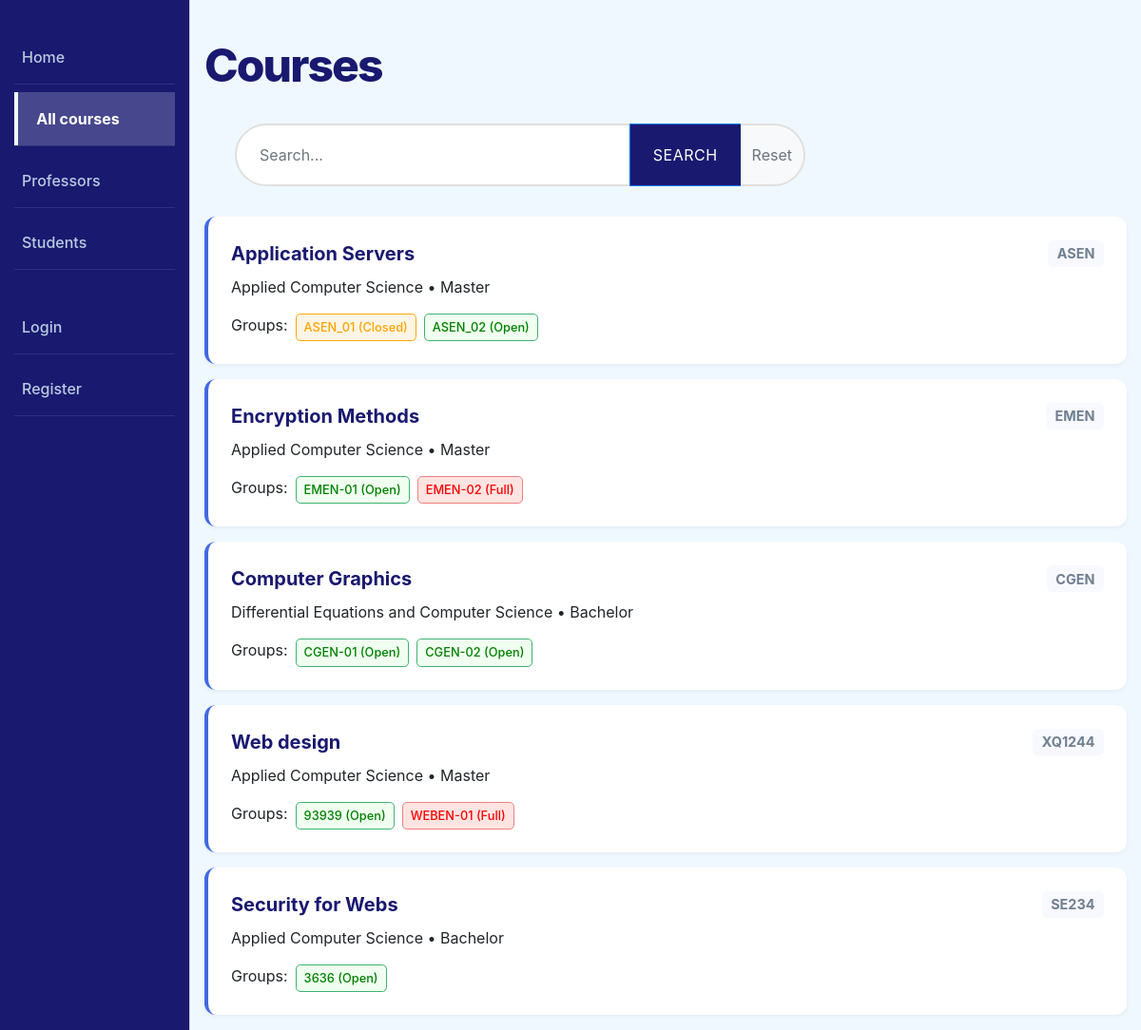
Before: /catalog/courses/ with the older database file.
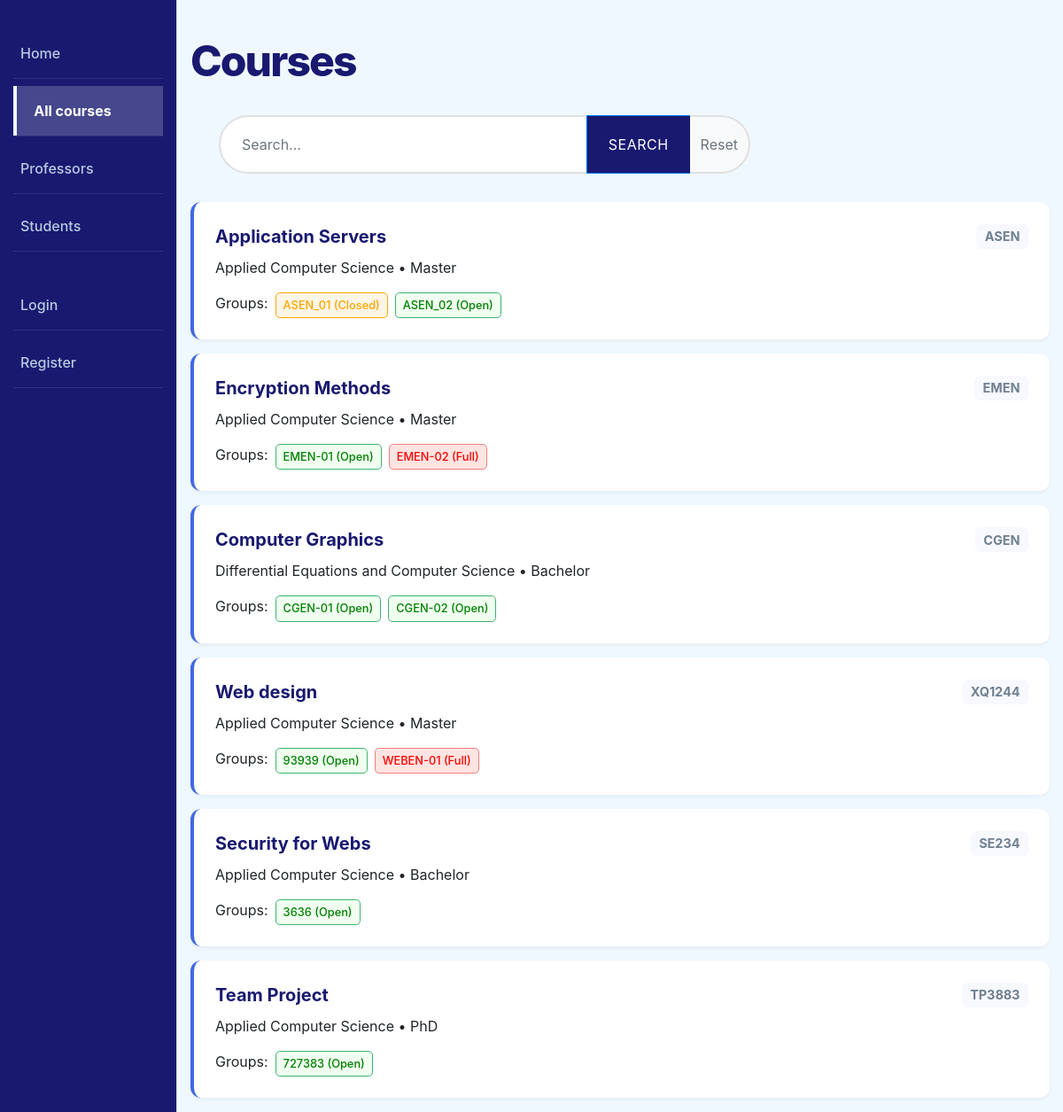
After: the same page with the newer database file.
### catalog/models.py (models this page shows, shortened)
class Course(models.Model):
  course_code = models.CharField(verbose_name='Course Code', max_length=200, help_text='Enter the course code')
  title = models.CharField(verbose_name='Course Title', max_length=200, help_text='Enter the course title')
  description = models.TextField(verbose_name='Course Description', help_text='Enter the course description', blank=True)
  academic_level = models.ForeignKey('Level', on_delete=models.SET_NULL, null=True)
  department = models.ForeignKey('Department', on_delete=models.SET_NULL, null=True)
  topic = models.CharField(verbose_name='Course Topic', max_length=255, help_text='Enter the course topic', blank=True)
  visit_count = models.PositiveIntegerField(default=0)
  def get_absolute_url(self):
    return reverse('course-detail', args=[str(self.id)])

class Department(models.Model):
  name = models.CharField(verbose_name='Department Name', max_length=200, help_text='Enter the department name')
  building_location = models.CharField(verbose_name='Building Location', max_length=200, help_text='Enter the building location', blank=True)
  head_of_department = models.CharField(verbose_name='Head of Department', max_length=200, help_text='Enter the head of department')
  def __str__(self):
    return self.name

class Level(models.Model):
  name = models.CharField(max_length=200, help_text='Enter the level of study')
  def __str__(self):
    return self.name

class ClassGroup(models.Model):
  ENROLLMENT_STATUS_CHOICES = [
      ('OPEN', 'Open'),
      ('CLOSED', 'Closed'),
  ]
  class_id = models.CharField(verbose_name='Class Group ID', max_length=50, unique=True, help_text='Enter the class group ID')
  start_date = models.DateField(verbose_name='Start Date', blank=True, null=True)
  end_date = models.DateField(verbose_name='End Date', blank=True, null=True)
  status = models.CharField(verbose_name='Enrollment Status', max_length=20, choices=ENROLLMENT_STATUS_CHOICES, default='OPEN')
  course = models.ForeignKey(Course, on_delete=models.CASCADE, related_name='class_groups')
  schedule = models.CharField(verbose_name='Class Schedule', max_length=255, blank=True, help_text='Enter the class schedule (e.g., Mon/Wed/Fri 10:00-11:00)')
  maxStudents = models.IntegerField(verbose_name='Maximum Students', help_text='Enter the maximum number of students')
  profesor = models.ForeignKey(Profesor, on_delete=models.SET_NULL, null=True, related_name='classes')
  enrolled_students = models.ManyToManyField(Student, related_name='classes', blank=True)
  @property
  def computed_status(self):
      if self.status == 'OPEN':
        if self.enrolled_students.count() >= self.maxStudents:
            return 'FULL'
        return 'OPEN'
      return self.status

### catalog/views.py (the view)
# urls.py: path('courses/', views.CourseListView.as_view(), name='courses'),
class CourseListView(generic.ListView):
    model = Course
    paginate_by = 10
    def get_queryset(self):
        queryset = super().get_queryset()
        query = self.request.GET.get('search')
        if query:
            queryset = queryset.filter(
                Q(title__icontains=query) | Q(course_code__icontains=query)
            )
        return queryset

### catalog/templates/catalog/course_list.html
{% extends "base_generic.html" %}
{% load static %}
{% block extra_css %}
  <link rel="stylesheet" href="{% static 'css/courses.css' %}">
{% endblock %}
{% block content %}
  <h1 class="main-title">Courses</h1>
  <div class="search-container">
  <form action="" method="get" class="input-group">
    <input type="text" name="search" class="form-control"
           placeholder="Search..." value="{{ request.GET.search }}">
    <div class="input-group-append">
      <button class="btn btn-primary" type="submit">Search</button>
      <a href="{{ request.path }}" class="btn btn-outline-secondary">Reset</a>
    </div>
  </form>
</div>
  {% if course_list %}
    <div class="course-container">
      {% for course in course_list %}
        <div class="course-card">
          <div class="course-header">
            <a href="{{ course.get_absolute_url }}" class="course-title">
              {{ course.title }}
            </a>
            <span class="course-code">{{ course.course_code }}</span>
          </div>
          <p class="course-info">
            {{ course.department }} • {{ course.academic_level }}
          </p>
          <div class="group-section">
            <span class="group-label">Groups:</span>
            {% with open_groups=course.class_groups.all %}
              {% if open_groups %}
                {% for group in open_groups %}
                  <span class="status-badge {{ group.computed_status|lower }}">
                    {{ group.class_id }} ({{ group.computed_status|title }})
                  </span>
                {% endfor %}
              {% else %}
                <span class="no-groups">No groups available</span>
              {% endif %}
            {% endwith %}
          </div>
        </div>
      {% endfor %}
    </div>
  {% else %}
    <p>No courses available.</p>
  {% endif %}
{% endblock %}

### catalog/templates/base_generic.html (shortened to what this page needs)
<!DOCTYPE html>
<html lang="en">
<head>
  <link rel="stylesheet" href="https://cdn.jsdelivr.net/npm/bootstrap@4.5.3/dist/css/bootstrap.min.css"
>
  {% load static %}
  <link rel="stylesheet" href="{% static 'css/styles.css' %}">
  {% block extra_css %}{% endblock %}
</head>
<body class="vh-100">
  <div class="container-fluid h-100">
    <div class="row h-100">
      <div class="col-sm-2">
        {% block sidebar %}
        <ul class="sidebar-nav">
          <li>
            <a href="{% url 'index' %}" class="{% if request.path == '/catalog/' %}active{% endif %}">
              Home
            </a>
          </li>
          <li>
            <a href="{% url 'courses' %}" class="{% if '/courses/' in request.path %}active{% endif %}">
              All courses
            </a>
          </li>
          <li>
            <a href="{% url 'professors' %}" class="{% if '/professors/' in request.path %}active{% endif %}">
              Professors
            </a>
          </li>
          <li>
            <a href="{% url 'students' %}" class="{% if '/students/' in request.path %}active{% endif %}">
              Students
            </a>
          </li>
        </ul>
        <ul class="sidebar-user">
          {% if user.is_authenticated %}
          <li>
            <span class="user-info">User: {{ user.get_username }}</span>
          </li>
          <li>
            <form action="{% url 'logout' %}" method="post" style="margin: 0;">
              {% csrf_token %}
              <button type="submit" class="logout-link">Logout</button>
            </form>
          </li>
          {% else %}
          <li>
            <a href="{% url 'login' %}?next={{request.path}}">Login</a>
          </li>
          <li>
            <a href="{% url 'register' %}">Register</a>
          </li>
          {% endif %}
        </ul>
        {% endblock %}
      </div>
      <div class="col-sm-10 h-100 overflow-auto">
        {% block content %}{% endblock %}
      </div>
    </div>
  </div>
</body>
</html>

### catalog/static/css/styles.css (style rules this page uses)
body { background-color: AliceBlue; margin: 0; padding: 0; }
.col-sm-2 { border-right: 0.06rem solid LightGray; background-color: MidnightBlue; padding-top: 2rem; }
.sidebar-nav { padding: 0; margin: 0; list-style: none; }
.sidebar-nav li { margin-bottom: 0.5rem; border-bottom: 0.05rem solid rgba(255, 255, 255, 0.1); }
.sidebar-nav li a { text-decoration: none; color: rgb(186, 203, 225); display: block; padding: 1rem 0.5rem; font-weight: 500; transition: all 0.2s ease; }
.sidebar-nav li a.active { background-color: rgba(255, 255, 255, 0.2); color: White; font-weight: bold; border-left: 0.3rem solid AliceBlue; padding-left: 1.2rem; }
.main-title { font-size: 3rem; color: MidnightBlue; margin-top: 2.5rem; margin-bottom: 0.5rem; font-weight: 800; letter-spacing: -0.12rem; }
.search-container { max-width: 600px; margin: 2rem; }
.search-container .form-control { border-radius: 50px 0 0 50px; border: 2px solid #e0e0e0; padding: 1.2rem 1.5rem; transition: all 0.3s ease; box-shadow: none; }
.search-container .btn-primary { border-radius: 0; padding: 0 1.5rem; text-transform: uppercase; background-color: MidnightBlue ; letter-spacing: 0.5px; }
.search-container .btn-outline-secondary { border-radius: 0 50px 50px 0; border: 2px solid #e0e0e0; border-left: none; background-color: #f8f9fa; color: #6c757d; display: inline-flex; align-items: center; justify-content: center; }
.sidebar-user { padding: 0; margin: 2rem 0 0 0; list-style: none; }
.sidebar-user li { margin-bottom: 0.5rem; border-bottom: 0.05rem solid rgba(255, 255, 255, 0.1); }
.sidebar-user .user-info, .sidebar-user .logout-link, .sidebar-user li a { text-decoration: none; color: rgb(186, 203, 225) !important; display: block; padding: 1rem 0.5rem; font-weight: 500; transition: all 0.2s ease; }
.form-control, select.form-control { height: auto !important; padding: 0.6rem 1rem; line-height: 1.5; vertical-align: middle; }

### catalog/static/css/courses.css (style rules this page uses)
.course-container { margin-top: 1.5rem; }
.course-card { background-color: White; padding: 1.5rem; margin-bottom: 1rem; border-radius: 0.75rem; border-left: 0.3rem solid RoyalBlue; box-shadow: 0 0.125rem 0.25rem rgba(0, 0, 0, 0.05); transition: transform 0.2s ease-out; }
.course-header { display: flex; justify-content: space-between; align-items: center; margin-bottom: 0.5rem; }
.course-title { font-size: 1.25rem; font-weight: bold; color: MidnightBlue; text-decoration: none; transition: color 0.2s ease; }
.course-code { font-size: 0.9rem; color: SlateGray; font-weight: bold; background-color: GhostWhite; padding: 0.2rem 0.6rem; border-radius: 0.4rem; }
.group-section { display: flex; flex-wrap: wrap; gap: 0.5rem; margin-top: 1rem; }
.status-badge { font-size: 0.8rem; padding: 0.25rem 0.5rem; border-radius: 0.3rem; font-weight: 500; }
.status-badge.open { background-color: Honeydew; color: Green; border: 0.05rem solid MediumSeaGreen; }
.status-badge.full { background-color: MistyRose; color: Red; border: 0.05rem solid LightCoral; }
.status-badge.closed { background-color: OldLace; color: Orange; border: 0.05rem solid Orange; }

Changed rows visible on the page:
added Course: title "Team Project", course_code "TP3883", department "Applied Computer Science", academic_level "PhD"
added ClassGroup: class_id "727383", computed_status "Open", shown under "Team Project"
